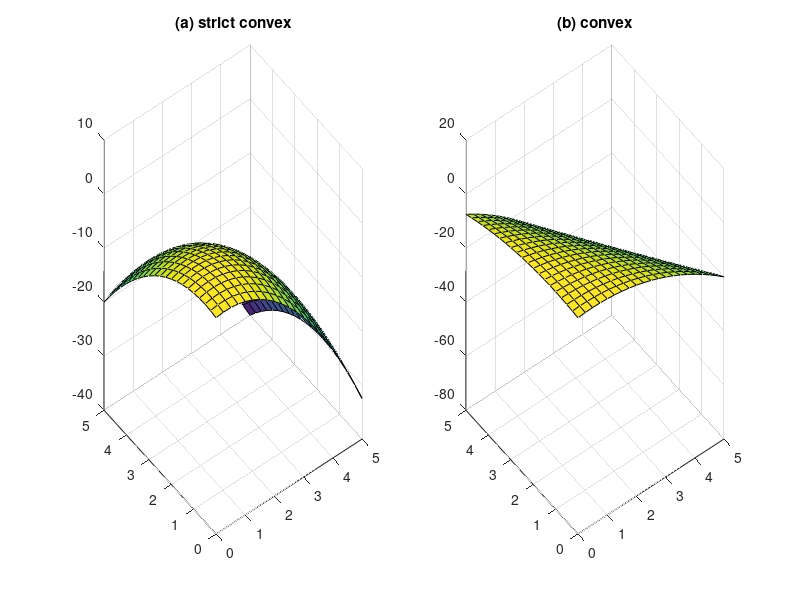

Here is the MATLAB script that generated this plot:
clc; clear

[x, y] = meshgrid(linspace(0, 5, 21));
n = length(x);
z = zeros(n, n);

K = [3 1; -2 2];
for i=1:n
    for k=1:n
        v = [x(i,k), y(i,k)]';
        z(i,k) = -v'*K*v/2 + sum(v);
    end
end

hold off
subplot(121)
surface(x, y, z)
view(3)
grid on
title('(a) strict convex')


K = [2 1; 2 1];
for i=1:n
    for k=1:n
        v = [x(i,k), y(i,k)]';
        z(i,k) = -v'*K*v/2 + sum(v);
    end
end

hold off
subplot(122)
surface(x, y, z)
view(3)
grid on
title('(b) convex')
